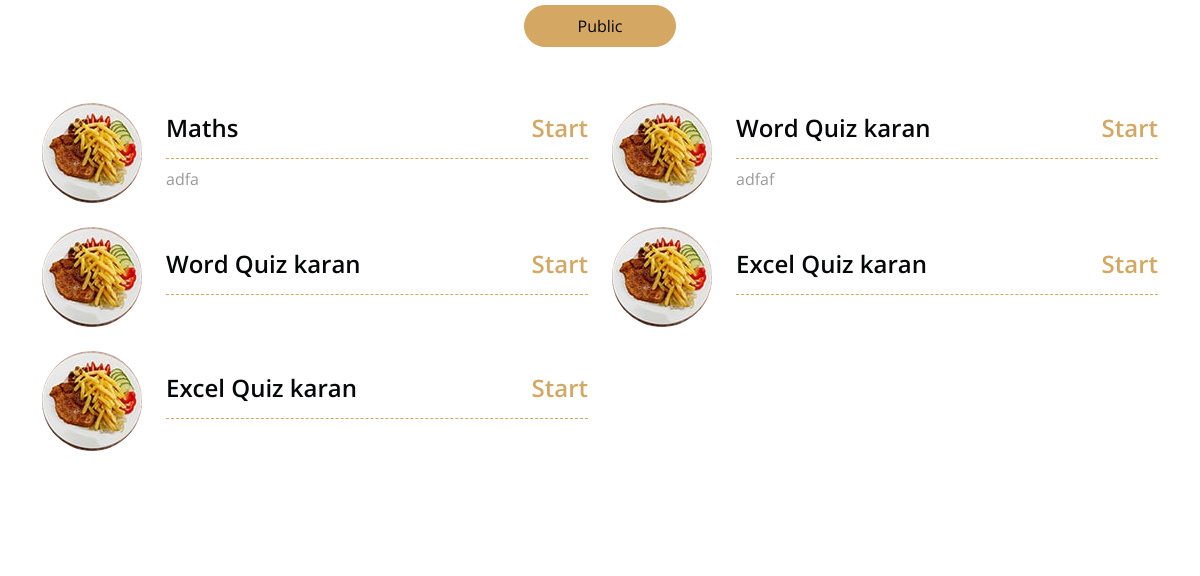
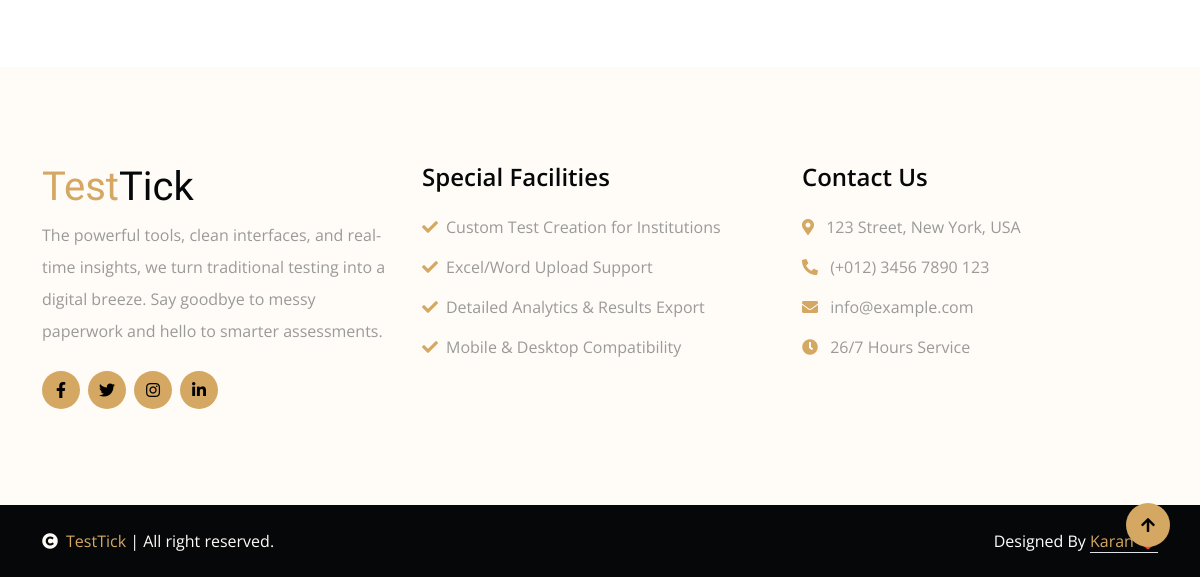
The app's page /quiz/ (lower part), older data (2 pictures, top to bottom).
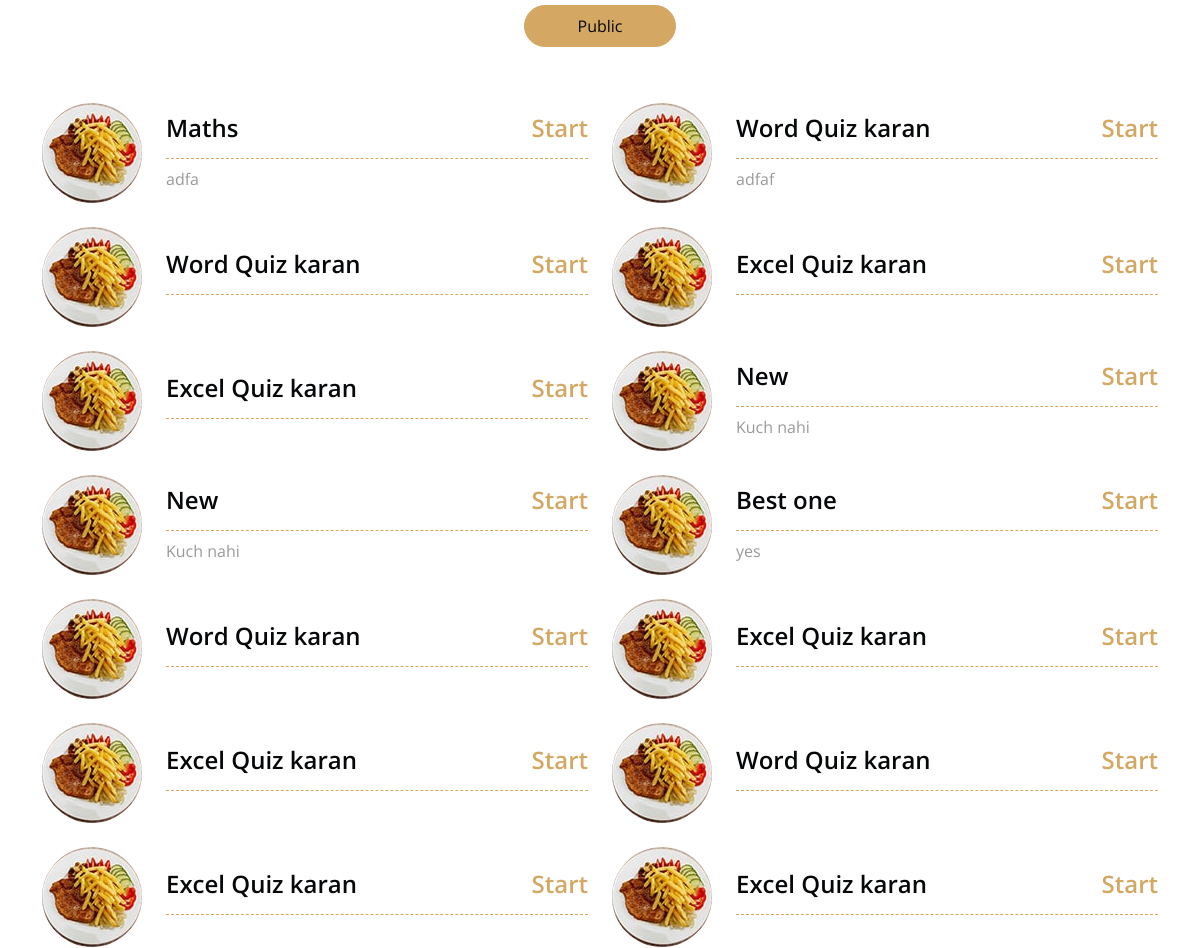
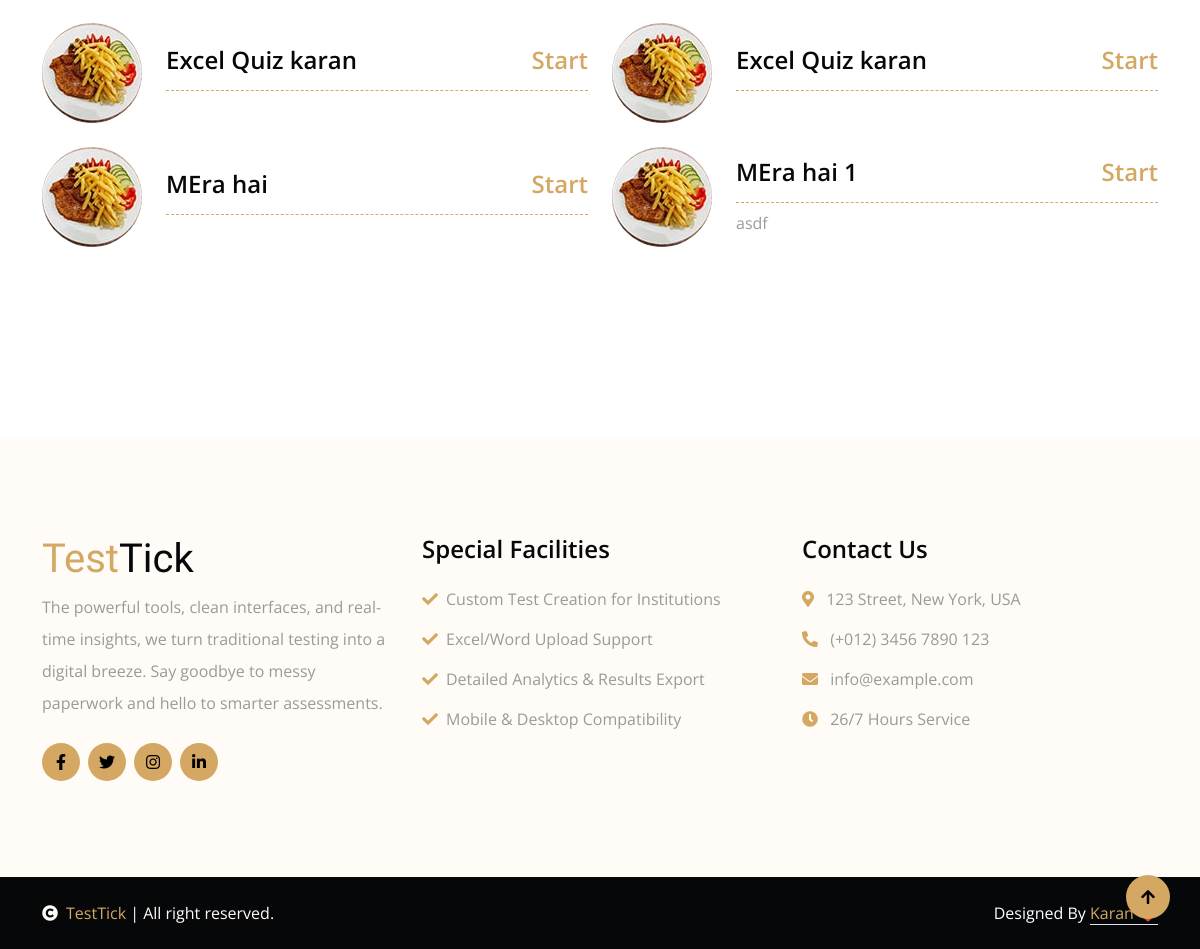
The same page, newer data (2 pictures, top to bottom).
### quiz/models.py (models this page shows, shortened)
class Quiz(models.Model):
    title = models.CharField(max_length=255)
    description = models.TextField(blank=True)
    institution = models.ForeignKey(Institution, on_delete=models.CASCADE)
    start_time = models.DateTimeField()
    end_time = models.DateTimeField()
    is_public = models.BooleanField(default=False)
    price = models.DecimalField(max_digits=6, decimal_places=2, default=0.00)
    shuffle_questions = models.BooleanField(default=False)
    created_by = models.ForeignKey(User, on_delete=models.CASCADE, null=True, blank=True)  # 👈 Add this line

### quiz/views.py (the view)
# urls.py: path('', views.quiz_list, name='quiz_list'),
def quiz_list(request):
    quizzes = Quiz.objects.filter(is_public=True)
    return render(request, 'quiz/quiz_list.html', {'quizzes': quizzes})

### quiz/templates/quiz/quiz_list.html (shortened to what this page needs)
{% extends 'base.html' %}
{% load static %}
{% block content %}
        <div class="container-fluid menu py-6">
            <div class="container">
                <div class="tab-class text-center">
                    <ul class="nav nav-pills d-inline-flex justify-content-center mb-5 wow bounceInUp" data-wow-delay="0.1s">
                        <li class="nav-item p-2">
                            <a class="d-flex py-2 mx-2 border border-primary bg-white rounded-pill active" data-bs-toggle="pill" href="#tab-6">
                                <span class="text-dark" style="width: 150px;">Public</span>
                            </a>
                        </li>
                    </ul>
                    <div class="tab-content">
                        <div id="tab-6" class="tab-pane fade show p-0 active">
                            <div class="row g-4">
                                {% for quiz in quizzes %}
                                <div class="col-lg-6 wow bounceInUp" data-wow-delay="0.1s">
                                    <div class="menu-item d-flex align-items-center">
                                        <img class="flex-shrink-0 img-fluid rounded-circle" src="img/menu-01.jpg" alt="">
                                        <div class="w-100 d-flex flex-column text-start ps-4">
                                            <div class="d-flex justify-content-between border-bottom border-primary pb-2 mb-2">
                                                <h4>{{ quiz.title }}</h4>
                                                <h4 class="text-primary"><a href="{% url 'solve_quiz' quiz.pk %}">Start</a></h4>
                                            </div>
                                            <p class="mb-0">{{ quiz.description }}</p>
                                        </div>
                                    </div>
                                </div>
                                {% endfor %}
                            </div>
                        </div>
                    </div>
                </div>
            </div>
        </div>
{% endblock %}

### templates/base.html (shortened to what this page needs)
<!DOCTYPE html>
<html class="wide wow-animation" lang="en">
<head>
    {% include 'style.html' %}
</head>
<body>
  {% block content %}
  {% endblock content %}
{% include 'footer.html' %}
</body>
</html>

### templates/style.html (shortened to what this page needs)
{% load static %}
<link rel="stylesheet" href="https://use.fontawesome.com/releases/v5.15.4/css/all.css"/>
<link href="https://cdn.jsdelivr.net/npm/bootstrap-icons@1.4.1/font/bootstrap-icons.css" rel="stylesheet">
<link href="{% static 'design/lib/animate/animate.min.css' %}" rel="stylesheet">
<link href="{% static 'design/lib/lightbox/css/lightbox.min.css' %}" rel="stylesheet">
<link href="{% static 'design/lib/owlcarousel/owl.carousel.min.css' %}" rel="stylesheet">
<link href="{% static 'design/css/bootstrap.min.css' %}" rel="stylesheet">
<link href="{% static 'design/css/style.css' %}" rel="stylesheet">

### templates/footer.html
<div class="container-fluid footer py-6 my-6 mb-0 bg-light wow bounceInUp" data-wow-delay="0.1s">
    <div class="container">
        <div class="row">
            <div class="col-lg-4 col-md-6">
                <div class="footer-item">
                    <h1 class="text-primary">Test<span class="text-dark">Tick</span></h1>
                    <p class="lh-lg mb-4">The powerful tools, clean interfaces, and real-time insights, we turn traditional testing into a digital breeze. Say goodbye to messy paperwork and hello to smarter assessments.</p>
                    <div class="footer-icon d-flex">
                        <a class="btn btn-primary btn-sm-square me-2 rounded-circle" href=""><i
                                class="fab fa-facebook-f"></i></a>
                        <a class="btn btn-primary btn-sm-square me-2 rounded-circle" href=""><i
                                class="fab fa-twitter"></i></a>
                        <a href="#" class="btn btn-primary btn-sm-square me-2 rounded-circle"><i
                                class="fab fa-instagram"></i></a>
                        <a href="#" class="btn btn-primary btn-sm-square rounded-circle"><i
                                class="fab fa-linkedin-in"></i></a>
                    </div>
                </div>
            </div>
            <div class="col-lg-4 col-md-6">
                <div class="footer-item">
                    <h4 class="mb-4">Special Facilities</h4>
                    <div class="d-flex flex-column align-items-start">
                        <a class="text-body mb-3" href=""><i class="fa fa-check text-primary me-2"></i>Custom Test Creation for Institutions</a>
                        <a class="text-body mb-3" href=""><i class="fa fa-check text-primary me-2"></i>Excel/Word Upload Support</a>
                        <a class="text-body mb-3" href=""><i class="fa fa-check text-primary me-2"></i>Detailed Analytics & Results Export</a>
                        <a class="text-body mb-3" href=""><i class="fa fa-check text-primary me-2"></i>Mobile & Desktop Compatibility</a>
                    </div>
                </div>
            </div>
            <div class="col-lg-4 col-md-6">
                <div class="footer-item">
                    <h4 class="mb-4">Contact Us</h4>
                    <div class="d-flex flex-column align-items-start">
                        <p><i class="fa fa-map-marker-alt text-primary me-2"></i> 123 Street, New York, USA</p>
                        <p><i class="fa fa-phone-alt text-primary me-2"></i> (+012) 3456 7890 123</p>
                        <p><i class="fas fa-envelope text-primary me-2"></i> info@example.com</p>
                        <p><i class="fa fa-clock text-primary me-2"></i> 26/7 Hours Service</p>
                    </div>
                </div>
            </div>
        </div>
    </div>
</div>
<div class="container-fluid copyright bg-dark py-4">
    <div class="container">
        <div class="row">
            <div class="col-md-6 text-center text-md-start mb-3 mb-md-0">
                <span class="text-light"><a href="#"><i class="fas fa-copyright text-light me-2"></i>TestTick</a> | All right reserved.</span>
            </div>
            <div class="col-md-6 my-auto text-center text-md-end text-white">
                Designed By <a class="border-bottom" href="https://pro-karan.netlify.app.com">Karan ❤️</a>
            </div>
        </div>
    </div>
</div>
<a href="#" class="btn btn-md-square btn-primary rounded-circle back-to-top"><i class="fa fa-arrow-up"></i></a>

### templates/js.html (shortened to what this page needs)
{% load static %}

### templates/static/design/css/style.css (style rules this page uses)
.back-to-top { position: fixed; right: 30px; bottom: 30px; z-index: 99; }
h1, h2, h3, .h1, .h2, .h3 { font-weight: 400 !important; font-family: 'Playball', cursive !important; }
h4, h5, h6, .h4, .h5, .h6 { font-weight: 600 !important; font-family: 'Open Sans', sans-serif !important; }
.my-6 { margin-top: 6rem; margin-bottom: 6rem; }
.py-6 { padding-top: 6rem; padding-bottom: 6rem; }
.wow, .animated { animation-duration: 2s !important; }
.btn.btn-primary { border: 0; }
.btn { font-weight: 600; transition: .5s; }
.btn-sm-square { width: 38px; height: 38px; }
.btn-md-square { width: 44px; height: 44px; }
.btn-square, .btn-sm-square, .btn-md-square, .btn-lg-square { padding: 0; display: flex; align-items: center; justify-content: center; font-weight: normal; }
.menu .nav-item a.active { background: var(--bs-primary) !important; }
.menu .menu-item .border-bottom { border-bottom-style: dashed !important; }

Row changes from the older to the newer data that the page shows:
added Quiz: title "New", description "Kuch nahi"
added Quiz: title "New", description "Kuch nahi"
added Quiz: title "Best one", description "yes"
added Quiz: title "Word Quiz karan"
added Quiz: title "Excel Quiz karan"
added Quiz: title "Excel Quiz karan"
added Quiz: title "Word Quiz karan"
added Quiz: title "Excel Quiz karan"
added Quiz: title "Excel Quiz karan"
added Quiz: title "Excel Quiz karan"
added Quiz: title "Excel Quiz karan"
added Quiz: title "MEra hai"
added Quiz: title "MEra hai 1", description "asdf"
